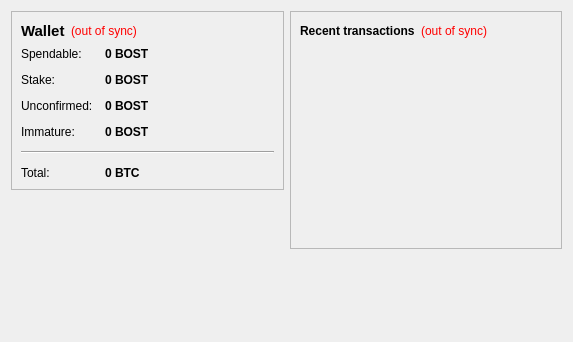
<?xml version="1.0" encoding="UTF-8"?>
<ui version="4.0">
 <class>OverviewPage</class>
 <widget class="QWidget" name="OverviewPage">
  <property name="geometry">
   <rect>
    <x>0</x>
    <y>0</y>
    <width>573</width>
    <height>342</height>
   </rect>
  </property>
  <property name="windowTitle">
   <string>Form</string>
  </property>
  <layout class="QHBoxLayout" name="horizontalLayout" stretch="1,1">
   <item>
    <layout class="QVBoxLayout" name="verticalLayout_2">
     <item>
      <widget class="QFrame" name="frame">
       <property name="frameShape">
        <enum>QFrame::StyledPanel</enum>
       </property>
       <property name="frameShadow">
        <enum>QFrame::Raised</enum>
       </property>
       <layout class="QVBoxLayout" name="verticalLayout_4">
        <item>
         <layout class="QHBoxLayout" name="horizontalLayout_4">
          <item>
           <widget class="QLabel" name="label_5">
            <property name="font">
             <font>
              <pointsize>11</pointsize>
              <weight>75</weight>
              <bold>true</bold>
             </font>
            </property>
            <property name="text">
             <string>Wallet</string>
            </property>
           </widget>
          </item>
          <item>
           <widget class="QLabel" name="labelWalletStatus">
            <property name="toolTip">
             <string>The displayed information may be out of date. Your wallet automatically synchronizes with the Teddycoin network after a connection is established, but this process has not completed yet.</string>
            </property>
            <property name="styleSheet">
             <string notr="true">QLabel { color: red; }</string>
            </property>
            <property name="text">
             <string notr="true">(out of sync)</string>
            </property>
            <property name="alignment">
             <set>Qt::AlignLeading|Qt::AlignLeft|Qt::AlignVCenter</set>
            </property>
           </widget>
          </item>
          <item>
           <spacer name="horizontalSpacer_2">
            <property name="orientation">
             <enum>Qt::Horizontal</enum>
            </property>
            <property name="sizeHint" stdset="0">
             <size>
              <width>40</width>
              <height>20</height>
             </size>
            </property>
           </spacer>
          </item>
         </layout>
        </item>
        <item>
         <layout class="QFormLayout" name="formLayout_2">
          <property name="fieldGrowthPolicy">
           <enum>QFormLayout::AllNonFixedFieldsGrow</enum>
          </property>
          <property name="horizontalSpacing">
           <number>12</number>
          </property>
          <property name="verticalSpacing">
           <number>12</number>
          </property>
          <item row="0" column="0">
           <widget class="QLabel" name="label">
            <property name="text">
             <string>Spendable:</string>
            </property>
           </widget>
          </item>
          <item row="0" column="1">
           <widget class="QLabel" name="labelBalance">
            <property name="font">
             <font>
              <weight>75</weight>
              <bold>true</bold>
             </font>
            </property>
            <property name="cursor">
             <cursorShape>IBeamCursor</cursorShape>
            </property>
            <property name="toolTip">
             <string>Your current spendable balance</string>
            </property>
            <property name="text">
             <string notr="true">0 BOST</string>
            </property>
            <property name="textInteractionFlags">
             <set>Qt::LinksAccessibleByMouse|Qt::TextSelectableByKeyboard|Qt::TextSelectableByMouse</set>
            </property>
           </widget>
          </item>
          <item row="1" column="0">
           <widget class="QLabel" name="label_6">
            <property name="text">
             <string>Stake:</string>
            </property>
           </widget>
          </item>
          <item row="1" column="1">
           <widget class="QLabel" name="labelStake">
            <property name="font">
             <font>
              <weight>75</weight>
              <bold>true</bold>
             </font>
            </property>
            <property name="cursor">
             <cursorShape>IBeamCursor</cursorShape>
            </property>
            <property name="toolTip">
             <string>Total of coins that was staked, and do not yet count toward the current balance</string>
            </property>
            <property name="text">
             <string notr="true">0 BOST</string>
            </property>
            <property name="textInteractionFlags">
             <set>Qt::LinksAccessibleByMouse|Qt::TextSelectableByKeyboard|Qt::TextSelectableByMouse</set>
            </property>
           </widget>
          </item>
          <item row="2" column="0">
           <widget class="QLabel" name="label_3">
            <property name="text">
             <string>Unconfirmed:</string>
            </property>
           </widget>
          </item>
          <item row="2" column="1">
           <widget class="QLabel" name="labelUnconfirmed">
            <property name="font">
             <font>
              <weight>75</weight>
              <bold>true</bold>
             </font>
            </property>
            <property name="cursor">
             <cursorShape>IBeamCursor</cursorShape>
            </property>
            <property name="toolTip">
             <string>Total of transactions that have yet to be confirmed, and do not yet count toward the current balance</string>
            </property>
            <property name="text">
             <string notr="true">0 BOST</string>
            </property>
            <property name="textInteractionFlags">
             <set>Qt::LinksAccessibleByMouse|Qt::TextSelectableByKeyboard|Qt::TextSelectableByMouse</set>
            </property>
           </widget>
          </item>
          <item row="3" column="0">
           <widget class="QLabel" name="labelImmatureText">
            <property name="text">
             <string>Immature:</string>
            </property>
           </widget>
          </item>
          <item row="3" column="1">
           <widget class="QLabel" name="labelImmature">
            <property name="font">
             <font>
              <weight>75</weight>
              <bold>true</bold>
             </font>
            </property>
            <property name="toolTip">
             <string>Mined balance that has not yet matured</string>
            </property>
            <property name="text">
             <string notr="true">0 BOST</string>
            </property>
            <property name="textInteractionFlags">
             <set>Qt::LinksAccessibleByMouse|Qt::TextSelectableByKeyboard|Qt::TextSelectableByMouse</set>
            </property>
           </widget>
          </item>
          <item row="4" column="0" colspan="2">
           <widget class="Line" name="line">
            <property name="orientation">
             <enum>Qt::Horizontal</enum>
            </property>
           </widget>
          </item>
          <item row="5" column="0">
           <widget class="QLabel" name="labelTotalText">
            <property name="text">
             <string>Total:</string>
            </property>
           </widget>
          </item>
          <item row="5" column="1">
           <widget class="QLabel" name="labelTotal">
            <property name="font">
             <font>
              <weight>75</weight>
              <bold>true</bold>
             </font>
            </property>
            <property name="cursor">
             <cursorShape>IBeamCursor</cursorShape>
            </property>
            <property name="toolTip">
             <string>Your current total balance</string>
            </property>
            <property name="text">
             <string notr="true">0 BTC</string>
            </property>
            <property name="textInteractionFlags">
             <set>Qt::LinksAccessibleByMouse|Qt::TextSelectableByKeyboard|Qt::TextSelectableByMouse</set>
            </property>
           </widget>
          </item>
         </layout>
        </item>
       </layout>
      </widget>
     </item>
     <item>
      <spacer name="verticalSpacer_3">
       <property name="orientation">
        <enum>Qt::Vertical</enum>
       </property>
       <property name="sizeHint" stdset="0">
        <size>
         <width>20</width>
         <height>40</height>
        </size>
       </property>
      </spacer>
     </item>
     <item>
      <widget class="QLabel" name="label_2">
       <property name="text">
        <string/>
       </property>
       <property name="pixmap">
        <pixmap resource="../bitcoin.qrc">:/images/backg</pixmap>
       </property>
       <property name="scaledContents">
        <bool>false</bool>
       </property>
       <property name="alignment">
        <set>Qt::AlignCenter</set>
       </property>
      </widget>
     </item>
     <item>
      <spacer name="verticalSpacer">
       <property name="orientation">
        <enum>Qt::Vertical</enum>
       </property>
       <property name="sizeHint" stdset="0">
        <size>
         <width>20</width>
         <height>40</height>
        </size>
       </property>
      </spacer>
     </item>
    </layout>
   </item>
   <item>
    <layout class="QVBoxLayout" name="verticalLayout_3">
     <item>
      <widget class="QFrame" name="frame_2">
       <property name="frameShape">
        <enum>QFrame::StyledPanel</enum>
       </property>
       <property name="frameShadow">
        <enum>QFrame::Raised</enum>
       </property>
       <layout class="QVBoxLayout" name="verticalLayout">
        <item>
         <layout class="QHBoxLayout" name="horizontalLayout_2">
          <item>
           <widget class="QLabel" name="label_4">
            <property name="text">
             <string>&lt;b&gt;Recent transactions&lt;/b&gt;</string>
            </property>
           </widget>
          </item>
          <item>
           <widget class="QLabel" name="labelTransactionsStatus">
            <property name="toolTip">
             <string>The displayed information may be out of date. Your wallet automatically synchronizes with the Teddycoin network after a connection is established, but this process has not completed yet.</string>
            </property>
            <property name="styleSheet">
             <string notr="true">QLabel { color: red; }</string>
            </property>
            <property name="text">
             <string notr="true">(out of sync)</string>
            </property>
            <property name="alignment">
             <set>Qt::AlignRight|Qt::AlignTrailing|Qt::AlignVCenter</set>
            </property>
           </widget>
          </item>
          <item>
           <spacer name="horizontalSpacer">
            <property name="orientation">
             <enum>Qt::Horizontal</enum>
            </property>
            <property name="sizeHint" stdset="0">
             <size>
              <width>40</width>
              <height>20</height>
             </size>
            </property>
           </spacer>
          </item>
         </layout>
        </item>
        <item>
         <widget class="QListView" name="listTransactions">
          <property name="styleSheet">
           <string notr="true">QListView { background: transparent; }</string>
          </property>
          <property name="frameShape">
           <enum>QFrame::NoFrame</enum>
          </property>
          <property name="verticalScrollBarPolicy">
           <enum>Qt::ScrollBarAlwaysOff</enum>
          </property>
          <property name="horizontalScrollBarPolicy">
           <enum>Qt::ScrollBarAlwaysOff</enum>
          </property>
          <property name="selectionMode">
           <enum>QAbstractItemView::NoSelection</enum>
          </property>
         </widget>
        </item>
       </layout>
      </widget>
     </item>
     <item>
      <spacer name="verticalSpacer_2">
       <property name="orientation">
        <enum>Qt::Vertical</enum>
       </property>
       <property name="sizeHint" stdset="0">
        <size>
         <width>20</width>
         <height>40</height>
        </size>
       </property>
      </spacer>
     </item>
    </layout>
   </item>
  </layout>
 </widget>
 <resources>
  <include location="../bitcoin.qrc"/>
 </resources>
 <connections/>
</ui>
